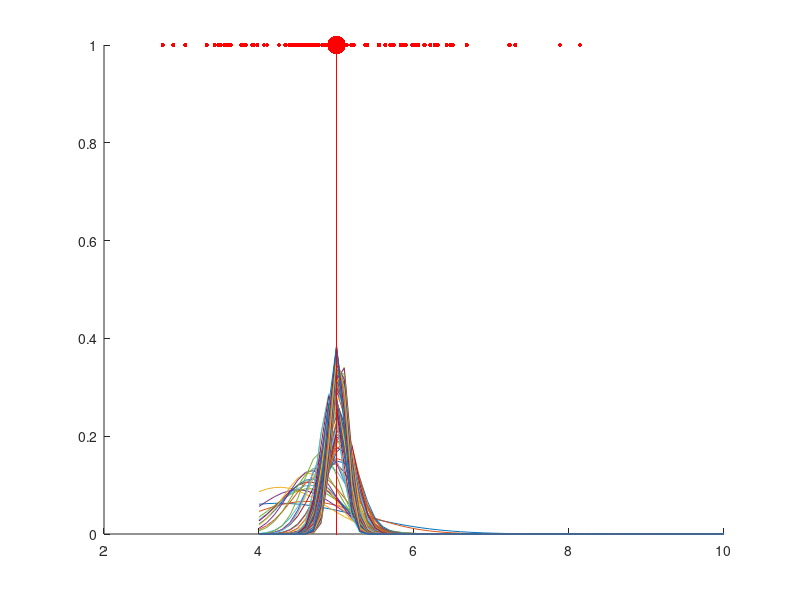

Source code (MATLAB):
s = 5; %true state
%figure(2); clf; hold on;
figure(1); clf; hold on;
h = plot(s,1,'r.');
set(h,'markersize',40,'linewidth', 3);
x = s + randn(1,100);
h = plot(x,1,'r.','markersize',10);
Sx = [4:0.1:10];
L = length(Sx);
Pr = ones(L);
Po=ones(L,L);

Pr = Pr/sum(Pr);
Po = Po/sum(Po);
sigma = std(x);
for (i = 2:length(x))
  Pr=Po;
  m=0*Pr;
  for (j = 1:length(Pr))
    me = Sx(j);
    m(j) = normpdf(x(i),me,sigma);%(1/( sigma* sqrt(2*pi) ) )*exp( -(x(i) - me) / (2*sigma^2) );
    m(j) = m(j) * Pr(j);
  end;
  %figure(2);clf;
  %plot(Sx, m);
  %pause;
  Po = m/(sum(m));
  figure(1);
  plot(Sx,Po);
  %drawnow
  peak = find(Po == max(Po));
end;
plot(Sx(peak),0:0.001:1, 'r.','markersize',1);
Sx(peak)